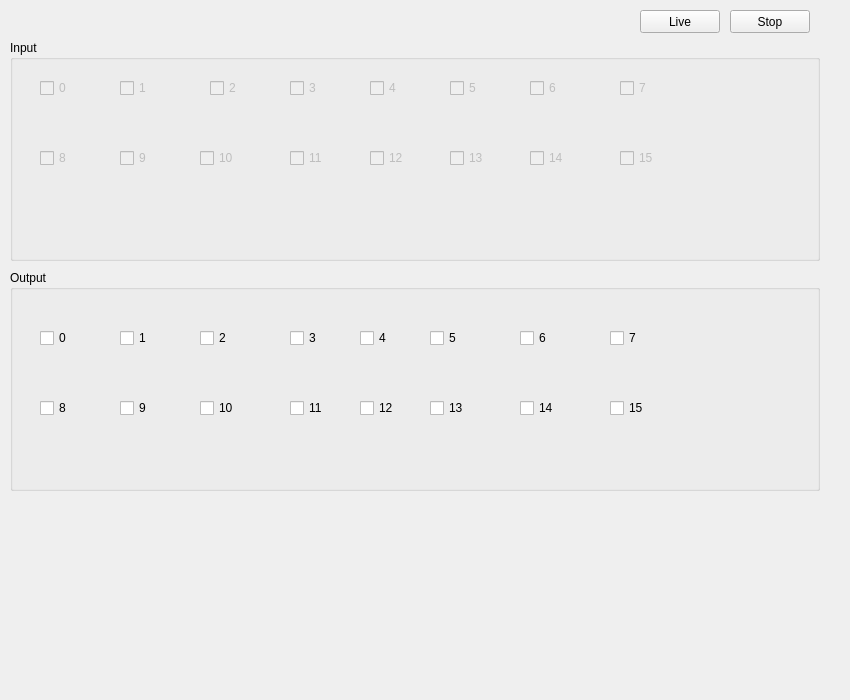
<?xml version="1.0" encoding="UTF-8"?>
<ui version="4.0">
 <class>MotionIO</class>
 <widget class="QWidget" name="MotionIO">
  <property name="geometry">
   <rect>
    <x>0</x>
    <y>0</y>
    <width>850</width>
    <height>700</height>
   </rect>
  </property>
  <property name="windowTitle">
   <string>MotionIO</string>
  </property>
  <widget class="QGroupBox" name="groupBox_12">
   <property name="geometry">
    <rect>
     <x>10</x>
     <y>40</y>
     <width>810</width>
     <height>221</height>
    </rect>
   </property>
   <property name="title">
    <string>Input</string>
   </property>
   <widget class="QCheckBox" name="checkBox_5">
    <property name="enabled">
     <bool>false</bool>
    </property>
    <property name="geometry">
     <rect>
      <x>30</x>
      <y>40</y>
      <width>71</width>
      <height>16</height>
     </rect>
    </property>
    <property name="acceptDrops">
     <bool>false</bool>
    </property>
    <property name="text">
     <string>0</string>
    </property>
    <property name="checkable">
     <bool>true</bool>
    </property>
   </widget>
   <widget class="QCheckBox" name="checkBox_6">
    <property name="enabled">
     <bool>false</bool>
    </property>
    <property name="geometry">
     <rect>
      <x>110</x>
      <y>40</y>
      <width>71</width>
      <height>16</height>
     </rect>
    </property>
    <property name="text">
     <string>1</string>
    </property>
    <property name="checkable">
     <bool>false</bool>
    </property>
   </widget>
   <widget class="QCheckBox" name="checkBox_7">
    <property name="enabled">
     <bool>false</bool>
    </property>
    <property name="geometry">
     <rect>
      <x>200</x>
      <y>40</y>
      <width>71</width>
      <height>16</height>
     </rect>
    </property>
    <property name="text">
     <string>2</string>
    </property>
    <property name="checkable">
     <bool>false</bool>
    </property>
   </widget>
   <widget class="QCheckBox" name="checkBox_8">
    <property name="enabled">
     <bool>false</bool>
    </property>
    <property name="geometry">
     <rect>
      <x>280</x>
      <y>40</y>
      <width>71</width>
      <height>16</height>
     </rect>
    </property>
    <property name="text">
     <string>3</string>
    </property>
    <property name="checkable">
     <bool>false</bool>
    </property>
   </widget>
   <widget class="QCheckBox" name="checkBox_9">
    <property name="enabled">
     <bool>false</bool>
    </property>
    <property name="geometry">
     <rect>
      <x>360</x>
      <y>40</y>
      <width>71</width>
      <height>16</height>
     </rect>
    </property>
    <property name="text">
     <string>4</string>
    </property>
    <property name="checkable">
     <bool>false</bool>
    </property>
   </widget>
   <widget class="QCheckBox" name="checkBox_10">
    <property name="enabled">
     <bool>false</bool>
    </property>
    <property name="geometry">
     <rect>
      <x>440</x>
      <y>40</y>
      <width>71</width>
      <height>16</height>
     </rect>
    </property>
    <property name="text">
     <string>5</string>
    </property>
    <property name="checkable">
     <bool>false</bool>
    </property>
   </widget>
   <widget class="QCheckBox" name="checkBox_11">
    <property name="enabled">
     <bool>false</bool>
    </property>
    <property name="geometry">
     <rect>
      <x>520</x>
      <y>40</y>
      <width>71</width>
      <height>16</height>
     </rect>
    </property>
    <property name="text">
     <string>6</string>
    </property>
    <property name="checkable">
     <bool>false</bool>
    </property>
   </widget>
   <widget class="QCheckBox" name="checkBox_12">
    <property name="enabled">
     <bool>false</bool>
    </property>
    <property name="geometry">
     <rect>
      <x>610</x>
      <y>40</y>
      <width>71</width>
      <height>16</height>
     </rect>
    </property>
    <property name="text">
     <string>7</string>
    </property>
    <property name="checkable">
     <bool>false</bool>
    </property>
   </widget>
   <widget class="QCheckBox" name="checkBox_13">
    <property name="enabled">
     <bool>false</bool>
    </property>
    <property name="geometry">
     <rect>
      <x>30</x>
      <y>110</y>
      <width>71</width>
      <height>16</height>
     </rect>
    </property>
    <property name="text">
     <string>8</string>
    </property>
    <property name="checkable">
     <bool>false</bool>
    </property>
   </widget>
   <widget class="QCheckBox" name="checkBox_14">
    <property name="enabled">
     <bool>false</bool>
    </property>
    <property name="geometry">
     <rect>
      <x>110</x>
      <y>110</y>
      <width>71</width>
      <height>16</height>
     </rect>
    </property>
    <property name="text">
     <string>9</string>
    </property>
    <property name="checkable">
     <bool>false</bool>
    </property>
   </widget>
   <widget class="QCheckBox" name="checkBox_15">
    <property name="enabled">
     <bool>false</bool>
    </property>
    <property name="geometry">
     <rect>
      <x>190</x>
      <y>110</y>
      <width>71</width>
      <height>16</height>
     </rect>
    </property>
    <property name="text">
     <string>10</string>
    </property>
    <property name="checkable">
     <bool>false</bool>
    </property>
   </widget>
   <widget class="QCheckBox" name="checkBox_16">
    <property name="enabled">
     <bool>false</bool>
    </property>
    <property name="geometry">
     <rect>
      <x>280</x>
      <y>110</y>
      <width>71</width>
      <height>16</height>
     </rect>
    </property>
    <property name="text">
     <string>11</string>
    </property>
    <property name="checkable">
     <bool>false</bool>
    </property>
   </widget>
   <widget class="QCheckBox" name="checkBox_17">
    <property name="enabled">
     <bool>false</bool>
    </property>
    <property name="geometry">
     <rect>
      <x>360</x>
      <y>110</y>
      <width>71</width>
      <height>16</height>
     </rect>
    </property>
    <property name="text">
     <string>12</string>
    </property>
    <property name="checkable">
     <bool>false</bool>
    </property>
   </widget>
   <widget class="QCheckBox" name="checkBox_18">
    <property name="enabled">
     <bool>false</bool>
    </property>
    <property name="geometry">
     <rect>
      <x>440</x>
      <y>110</y>
      <width>71</width>
      <height>16</height>
     </rect>
    </property>
    <property name="text">
     <string>13</string>
    </property>
    <property name="checkable">
     <bool>false</bool>
    </property>
   </widget>
   <widget class="QCheckBox" name="checkBox_19">
    <property name="enabled">
     <bool>false</bool>
    </property>
    <property name="geometry">
     <rect>
      <x>520</x>
      <y>110</y>
      <width>71</width>
      <height>16</height>
     </rect>
    </property>
    <property name="text">
     <string>14</string>
    </property>
    <property name="checkable">
     <bool>false</bool>
    </property>
   </widget>
   <widget class="QCheckBox" name="checkBox_20">
    <property name="enabled">
     <bool>false</bool>
    </property>
    <property name="geometry">
     <rect>
      <x>610</x>
      <y>110</y>
      <width>71</width>
      <height>16</height>
     </rect>
    </property>
    <property name="text">
     <string>15</string>
    </property>
    <property name="checkable">
     <bool>false</bool>
    </property>
   </widget>
  </widget>
  <widget class="QGroupBox" name="groupBox_13">
   <property name="geometry">
    <rect>
     <x>10</x>
     <y>270</y>
     <width>810</width>
     <height>221</height>
    </rect>
   </property>
   <property name="title">
    <string>Output</string>
   </property>
   <widget class="QCheckBox" name="checkBox_21">
    <property name="geometry">
     <rect>
      <x>30</x>
      <y>60</y>
      <width>71</width>
      <height>16</height>
     </rect>
    </property>
    <property name="text">
     <string>0</string>
    </property>
   </widget>
   <widget class="QCheckBox" name="checkBox_22">
    <property name="geometry">
     <rect>
      <x>110</x>
      <y>60</y>
      <width>71</width>
      <height>16</height>
     </rect>
    </property>
    <property name="text">
     <string>1</string>
    </property>
   </widget>
   <widget class="QCheckBox" name="checkBox_23">
    <property name="geometry">
     <rect>
      <x>190</x>
      <y>60</y>
      <width>71</width>
      <height>16</height>
     </rect>
    </property>
    <property name="text">
     <string>2</string>
    </property>
   </widget>
   <widget class="QCheckBox" name="checkBox_24">
    <property name="geometry">
     <rect>
      <x>280</x>
      <y>60</y>
      <width>71</width>
      <height>16</height>
     </rect>
    </property>
    <property name="text">
     <string>3</string>
    </property>
   </widget>
   <widget class="QCheckBox" name="checkBox_25">
    <property name="geometry">
     <rect>
      <x>350</x>
      <y>60</y>
      <width>71</width>
      <height>16</height>
     </rect>
    </property>
    <property name="text">
     <string>4</string>
    </property>
   </widget>
   <widget class="QCheckBox" name="checkBox_26">
    <property name="geometry">
     <rect>
      <x>420</x>
      <y>60</y>
      <width>71</width>
      <height>16</height>
     </rect>
    </property>
    <property name="text">
     <string>5</string>
    </property>
   </widget>
   <widget class="QCheckBox" name="checkBox_27">
    <property name="geometry">
     <rect>
      <x>510</x>
      <y>60</y>
      <width>71</width>
      <height>16</height>
     </rect>
    </property>
    <property name="text">
     <string>6</string>
    </property>
   </widget>
   <widget class="QCheckBox" name="checkBox_28">
    <property name="geometry">
     <rect>
      <x>600</x>
      <y>60</y>
      <width>71</width>
      <height>16</height>
     </rect>
    </property>
    <property name="text">
     <string>7</string>
    </property>
   </widget>
   <widget class="QCheckBox" name="checkBox_29">
    <property name="geometry">
     <rect>
      <x>30</x>
      <y>130</y>
      <width>71</width>
      <height>16</height>
     </rect>
    </property>
    <property name="text">
     <string>8</string>
    </property>
   </widget>
   <widget class="QCheckBox" name="checkBox_30">
    <property name="geometry">
     <rect>
      <x>110</x>
      <y>130</y>
      <width>71</width>
      <height>16</height>
     </rect>
    </property>
    <property name="text">
     <string>9</string>
    </property>
   </widget>
   <widget class="QCheckBox" name="checkBox_31">
    <property name="geometry">
     <rect>
      <x>190</x>
      <y>130</y>
      <width>71</width>
      <height>16</height>
     </rect>
    </property>
    <property name="text">
     <string>10</string>
    </property>
   </widget>
   <widget class="QCheckBox" name="checkBox_32">
    <property name="geometry">
     <rect>
      <x>280</x>
      <y>130</y>
      <width>71</width>
      <height>16</height>
     </rect>
    </property>
    <property name="text">
     <string>11</string>
    </property>
   </widget>
   <widget class="QCheckBox" name="checkBox_33">
    <property name="geometry">
     <rect>
      <x>350</x>
      <y>130</y>
      <width>71</width>
      <height>16</height>
     </rect>
    </property>
    <property name="text">
     <string>12</string>
    </property>
   </widget>
   <widget class="QCheckBox" name="checkBox_34">
    <property name="geometry">
     <rect>
      <x>420</x>
      <y>130</y>
      <width>71</width>
      <height>16</height>
     </rect>
    </property>
    <property name="text">
     <string>13</string>
    </property>
   </widget>
   <widget class="QCheckBox" name="checkBox_35">
    <property name="geometry">
     <rect>
      <x>510</x>
      <y>130</y>
      <width>71</width>
      <height>16</height>
     </rect>
    </property>
    <property name="text">
     <string>14</string>
    </property>
   </widget>
   <widget class="QCheckBox" name="checkBox_36">
    <property name="geometry">
     <rect>
      <x>600</x>
      <y>130</y>
      <width>71</width>
      <height>16</height>
     </rect>
    </property>
    <property name="text">
     <string>15</string>
    </property>
   </widget>
  </widget>
  <widget class="QPushButton" name="pushButton_onStop">
   <property name="geometry">
    <rect>
     <x>730</x>
     <y>10</y>
     <width>80</width>
     <height>23</height>
    </rect>
   </property>
   <property name="text">
    <string>Stop</string>
   </property>
  </widget>
  <widget class="QPushButton" name="pushButton_onLive">
   <property name="geometry">
    <rect>
     <x>640</x>
     <y>10</y>
     <width>80</width>
     <height>23</height>
    </rect>
   </property>
   <property name="text">
    <string>Live</string>
   </property>
  </widget>
 </widget>
 <layoutdefault spacing="6" margin="11"/>
 <resources/>
 <connections/>
</ui>
